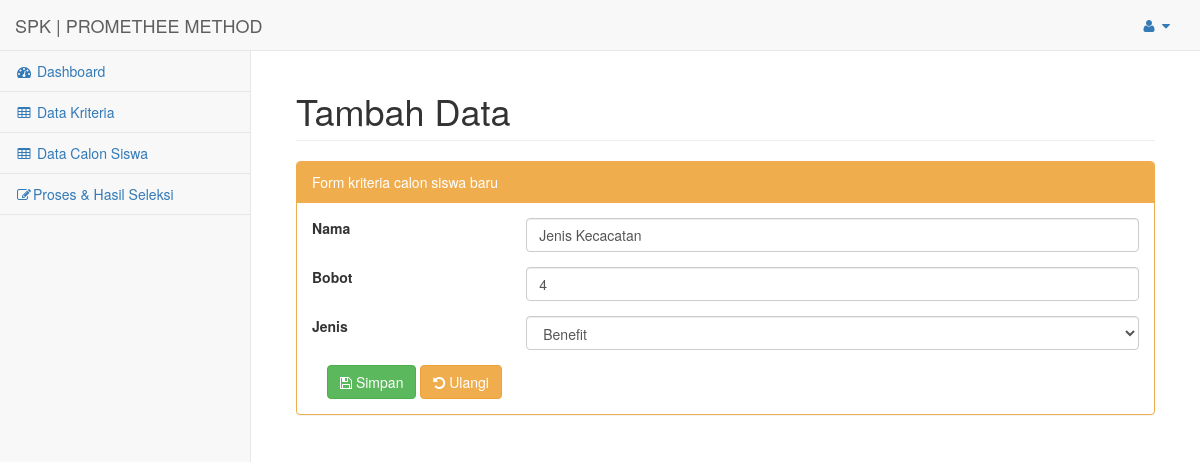
/index.php?url=data_kriteria_ubah&id=4 (signed in), run on an earlier commit of the app's database.
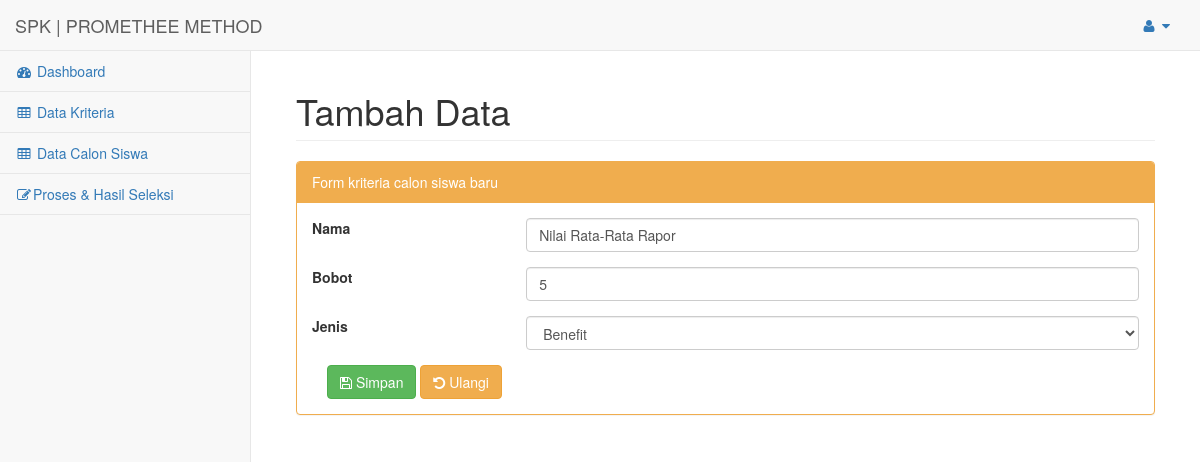
And on a later commit of the database.
### tables this page shows
CREATE TABLE `subkriteria` (
  `id` int(11) NOT NULL,
  `kriteria_id` int(11) DEFAULT 0,
  `nama` varchar(50) DEFAULT '0',
  `bobot` double DEFAULT 0
);

CREATE TABLE `kriteria` (
  `id` int(11) NOT NULL,
  `nama` varchar(255) NOT NULL,
  `bobot` double NOT NULL,
  `jenis` varchar(50) NOT NULL
);

### config/routes.php (called while the page is built, shortened)
<?php
$include = [];
if(isset($_GET['url'])){
	switch ($_GET['url']) {
		case 'data_kriteria_ubah':
			$include[] = 'halaman/kriteria/ubah.php';
			break;
	}
}else{
	$include[] = 'halaman/dashboard.php';
}
?>

### config/kriteria/load_detail.php (called while the page is built)
<?php
include 'config/koneksi.php';
$id = $_GET['id'];
$hasil = mysqli_query($koneksi, "SELECT kriteria.id, subkriteria.id as subkriteria_id, kriteria.nama, kriteria.bobot, kriteria.jenis, subkriteria.nama as nama_subkriteria , subkriteria.bobot as bobot_subkriteria FROM kriteria left join subkriteria on (kriteria.id=subkriteria.kriteria_id) where kriteria.id='$id'");
while ($data = mysqli_fetch_assoc($hasil)) {
	$data_kriteria[] = $data;
}
 ?>

### halaman/kriteria/form.php (the view, shortened to what this page needs)
<div class="row form-group">
	<div class="col-lg-3">
		<label>Nama</label>
	</div>
	<div class="col-lg-9">
		<input class="form-control" type="text" name="nama" placeholder="Nama" required="" value="<?php if(isset($data_kriteria)) echo $data_kriteria[0]['nama']; ?>">
	</div>
</div>
<div class="row form-group">
	<div class="col-lg-3">
		<label>Bobot</label>
	</div>
	<div class="col-lg-9">
		<input class="form-control" type="number" name="bobot" placeholder="Bobot" required="" value="<?php if(isset($data_kriteria)) echo $data_kriteria[0]['bobot']; ?>">
	</div>
</div>
<div class="row form-group">
	<div class="col-lg-3">
		<label>Jenis</label>
	</div>
	<div class="col-lg-9">
		<select class="form-control" name="jenis">
			<option value="Benefit" <?php if(isset($data_kriteria[0]) && $data_kriteria[0]['jenis']=='Benefit') echo "selected"; ?>>Benefit</option>
		</select>
	</div>
</div>

### index.php (shortened to what this page needs)
<?php
include 'config/routes.php';
 include 'halaman/header.php';
foreach ($req as $key => $value) {
	require_once $value;
}
foreach ($include as $key => $value) {
	require_once $value;
}
include 'halaman/footer.php';
?>

### halaman/kriteria/ubah.php (shortened to what this page needs)
<div id="page-wrapper">
    <div class="container-fluid">
        <div class="row">
            <div class="col-lg-12">
                <h1 class="page-header">Tambah Data</h1>
            </div>
        </div>
        <div class="row">
        	<div class="col-lg-12">
        		<div class="panel panel-yellow">
        			<div class="panel-heading">
        				Form kriteria calon siswa baru
        			</div>
        			<div class="panel-body">
        				<form action="config/kriteria/proses_ubah.php?id=<?php echo $_GET['id'] ?>" method="post">
        					<?php include 'halaman/kriteria/form.php'; ?>
        					<div class="form-group">
		<div class="col-lg-12">
			<button type="submit" class="btn btn-md btn-success"><i class="fa fa-save"></i> Simpan</button>
			<button type="reset" class="btn btn-md btn-warning"><i class="fa fa-undo"></i> Ulangi</button>
		</div>
	</div>
        				</form>
        			</div>
        		</div>
        	</div>
        </div>
    </div>
</div>

What changed in the data, as far as the page shows it:
changed subkriteria: nama "Jenis Kecacatan" → "Nilai Rata-Rata Rapor"; bobot "4" → "5"
